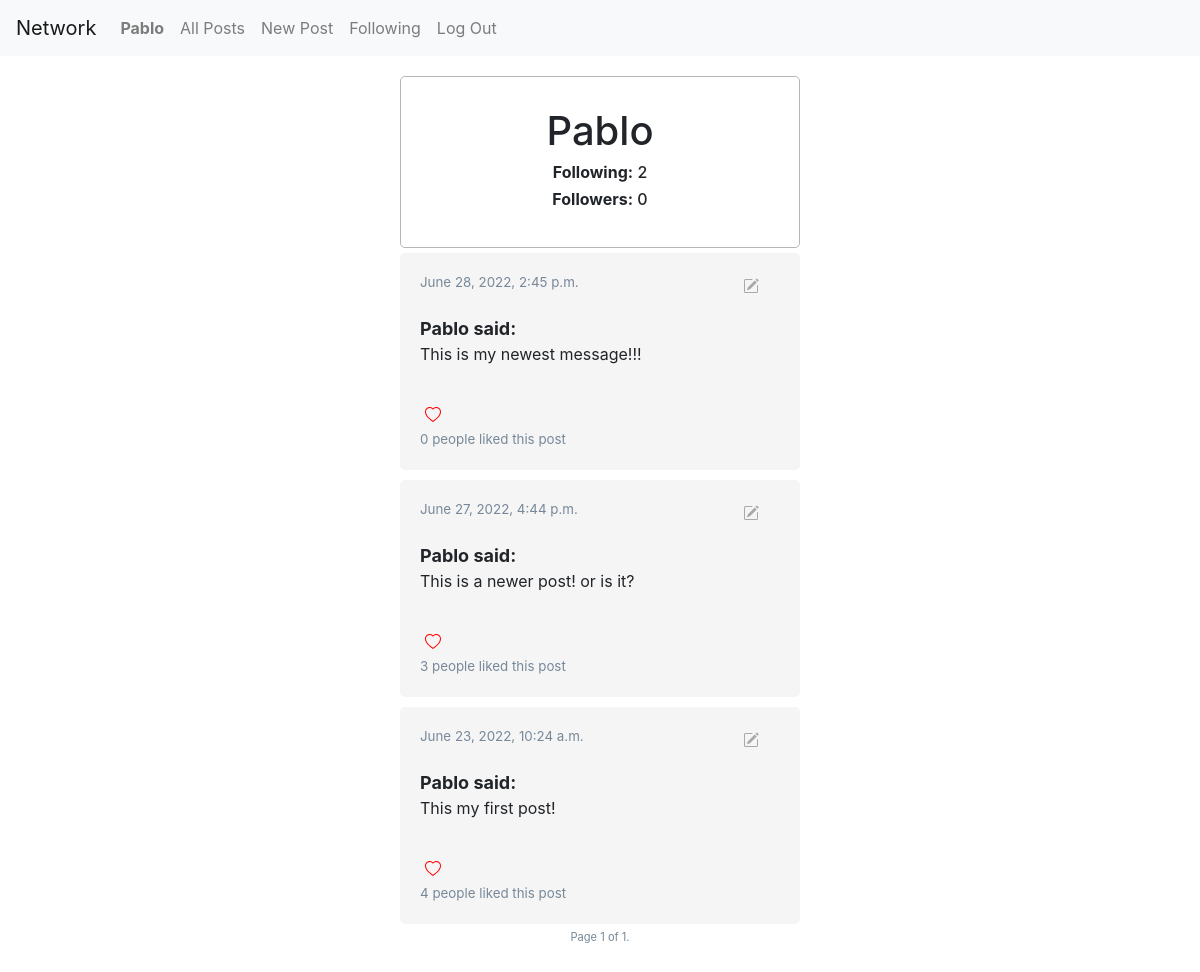
/profile/2 (signed in), run on the app's committed database.
### network/models.py (models this page shows, shortened)
class User(AbstractUser):
    following = models.ManyToManyField('User', related_name='following_list', default=None, blank=True)
    followers = models.ManyToManyField('User', related_name='followers_list', default=None, blank=True)
    def __str__(self):
        return self.username

class Post(models.Model):
    user = models.ForeignKey('User', on_delete=models.CASCADE)
    body = models.CharField(max_length=280)
    timestamp = models.DateTimeField(auto_now_add=True)
    likes = models.ManyToManyField(User, related_name='like', default=None, blank=True)
    likes_num = models.IntegerField(default=0)

### network/views.py (the view)
# urls.py: path("profile/<int:id>", views.profile_view, name="profile"),
@csrf_exempt
def profile_view(request, id):
    user_profile = User.objects.get(pk=id)
    all_posts = Post.objects.filter(user_id = id).order_by('-timestamp')
    paginator = Paginator(all_posts, 10)
    page_number = request.GET.get('page')
    page_obj = paginator.get_page(page_number)
    followers_count = User.objects.filter(following__id = id).count()
    following_count = user_profile.following.count()
    is_following = request.user.following.filter(id=user_profile.id).exists()
    context = {
        'user_profile': user_profile,
        'is_following': is_following,
        'following_count': following_count,
        'followers_count': followers_count,
        'page_obj': page_obj,
    }
    return render(request, "network/profile.html", context)

### network/templates/network/profile.html (shortened to what this page needs)
{% extends "network/layout.html" %}
{% block body %}
    <div class="profile-container">
            <h1>
                {{user_profile.username|title}}
            </h1>
                <h6>
                <strong>Following:</strong> {{following_count}}
            </h6>
            <h6>
                <strong>Followers:</strong> <span id="followers_count">{{followers_count}}</span>
            </h6>
    </div>
{% include 'network/posts.html' %}
{% endblock %}

### network/templates/network/layout.html (shortened to what this page needs)
{% load static %}
<!DOCTYPE html>
<html lang="en">
    <head>
        <link rel="stylesheet" href="https://cdn.jsdelivr.net/npm/bootstrap-icons@1.8.3/font/bootstrap-icons.css">
        <link rel="stylesheet" href="https://stackpath.bootstrapcdn.com/bootstrap/4.4.1/css/bootstrap.min.css">
        <link href="{% static 'network/styles.css' %}" rel="stylesheet">
    </head>
    <body>
        <nav class="navbar navbar-expand-lg navbar-light bg-light">
            <a class="navbar-brand" href="#">Network</a>
            <div>
              <ul class="navbar-nav mr-auto">
                {% if user.is_authenticated %}
                    <li class="nav-item">
                        <a class="nav-link" href="{% url 'profile' user.id %}"><strong>{{ user.username | title }}</strong></a>
                    </li>
                {% endif %}
                <li class="nav-item">
                  <a class="nav-link" href="{% url 'index' %}">All Posts</a>
                </li>
                {% if user.is_authenticated %}
                    <li class="nav-item">
                        <a class="nav-link" href="{% url 'new' %}">New Post</a>
                    </li>
                    <li class="nav-item">
                        <a class="nav-link" href="{% url 'following' %}">Following</a>
                    </li>
                    <li class="nav-item">
                        <a class="nav-link" href="{% url 'logout' %}">Log Out</a>
                    </li>
                {% endif %}
              </ul>
            </div>
          </nav>
        <div class="body">
            <div class="post-container">
            {% block body %}
            {% endblock %}
            </div>
        </div>
    </body>
</html>

### network/templates/network/posts.html (shortened to what this page needs)
    {% for post in page_obj %}
    <div class="single-post">
        <div>
            <div style="display:flex">
                <div class="post-time">
                    {{post.timestamp}}
                </div>
                {% if user == post.user %}
                <div class="edit-btn-div">
                    <button type="submit" id="edit-btn-{{post.id}}" class="btn btn-link border-0 btn-outline-light edit-btn" style="padding:5px;" name="{{post.id}}">
                    </button>
                </div>
                {% endif %}
            </div>
        </div>
        <div class="post-title"><a href="{% url 'profile' post.user.id %}">
            {{post.user|title}} said:
        </a></div>
        <div class="post-body" id="post-body-{{post.id}}">
            {{post.body}}
        </div>
        <div>
            {% if request.user.is_authenticated %}
                {% if user in post.likes.all %}
                <button type="submit" id="like-btn-{{post.id}}" class="btn btn-link border-0 btn-outline-light like-btn" style="padding:5px;" name="{{post.id}}">
                    <svg xmlns="http://www.w3.org/2000/svg" width="16" height="16" fill="red" class="bi bi-heart-fill" viewBox="0 0 16 16">
                        <path fill-rule="evenodd" d="M8 1.314C12.438-3.248 23.534 4.735 8 15-7.534 4.736 3.562-3.248 8 1.314z"/>
                    </svg>
                </button>
                {% else %}
                <button type="submit" id="like-btn-{{post.id}}" class="btn btn-link border-0 btn-outline-light like-btn" style="padding:5px;" name="{{post.id}}">
                </button>
                {% endif %}
            {% endif %}
            <div class="post-time">
               <span id="num-likes-{{post.id}}">{{post.likes_num}}</span>
               people liked this post
            </div>
        </div>
    </div>
    {% endfor %}
    <div class="pagination">
            <div class="pagination-current">
                    Page {{ page_obj.number }} of {{ page_obj.paginator.num_pages }}.
            </div>
    </div>

### network/static/network/styles.css (style rules this page uses)
a { color: inherit; text-decoration: inherit; }
.body { width: 100%; display: flex; flex-direction: column; justify-self: center; align-items: center; }
.post-container { margin-top: 20px; width: 400px; display: flex; flex-direction: column; justify-self: center; align-items: center; margin-bottom: 50px; border: 0px solid rgba(255, 0, 0, 0.123); }
.profile-container { width: 100%; padding: 30px; display: flex; flex-direction: column; align-items: center; border-radius: 5px; border: 1px solid rgb(182, 182, 182); }
.single-post { width: 100%; background-color: rgb(245, 245, 245); border-radius: 5px; padding: 20px; margin: 5px; }
.post-title { font-size: large; font-weight: bolder; }
.post-body { font-size: medium; margin-bottom: 30px; }
.post-time { font-size: smaller; color: lightslategray; }
.edit-btn-div { font-size: smaller; color: lightslategray; margin-left: auto; }
.pagination { display: flex; width: 400px; justify-content: center; color: lightslategray; font-size: smaller; }
.pagination-current { justify-self: center; position: absolute; color: lightslategray; font-size: smaller; }

### data on the page
User: username "Pablo"
Post: timestamp "June 28, 2022, 2:45 p.m.", user "Pablo", body "This is my newest message!!!", likes_num "0"
Post: timestamp "June 27, 2022, 4:44 p.m.", user "Pablo", body "This is a newer post! or is it?", likes_num "3"
Post: timestamp "June 23, 2022, 10:24 a.m.", user "Pablo", body "This my first post!", likes_num "4"

### other printed values
{{ following_count }} "2"
{{ followers_count }} "0"
{{ page_obj.number }} "1"
{{ page_obj.paginator.num_pages }} "1"
